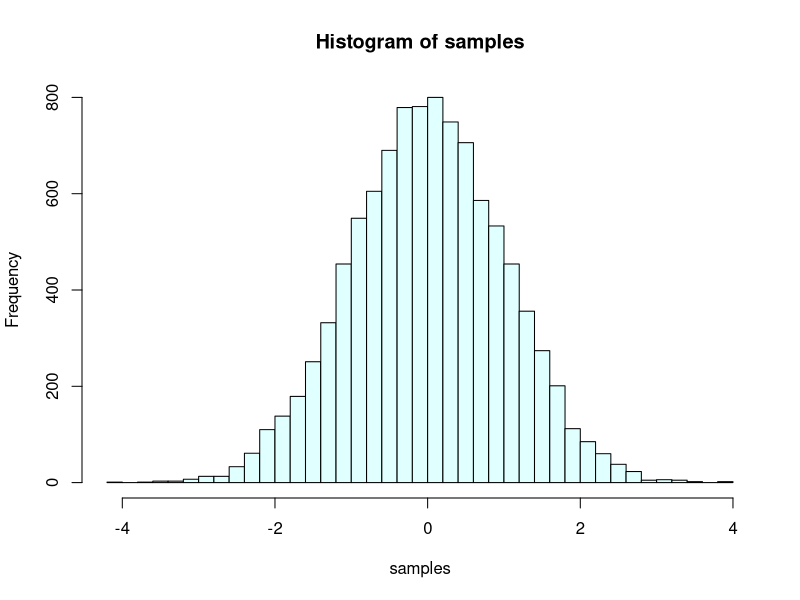

This chart was generated by the following R code:
radius<-function(u){
	return (-2*log(u))
}
arg<-function(u){
	return (2*pi*u)
}
count<-10000

samples1<-c()
samples2<-c()
for(i in 1:count/2){
	u1<-runif(1)
	u2<-runif(1)
	samples1[i]<-sqrt(radius(u1))*cos(arg(u2))
	samples2[i]<-sqrt(radius(u1))*sin(arg(u2))
}
samples<-c(samples1,samples2)
cat("Mean: ",mean(samples))
cat("\nVariance: ",var(samples),"\n")
png("question1-100-muller.png")
hist(samples, breaks=50 ,col="light cyan",plot=TRUE)